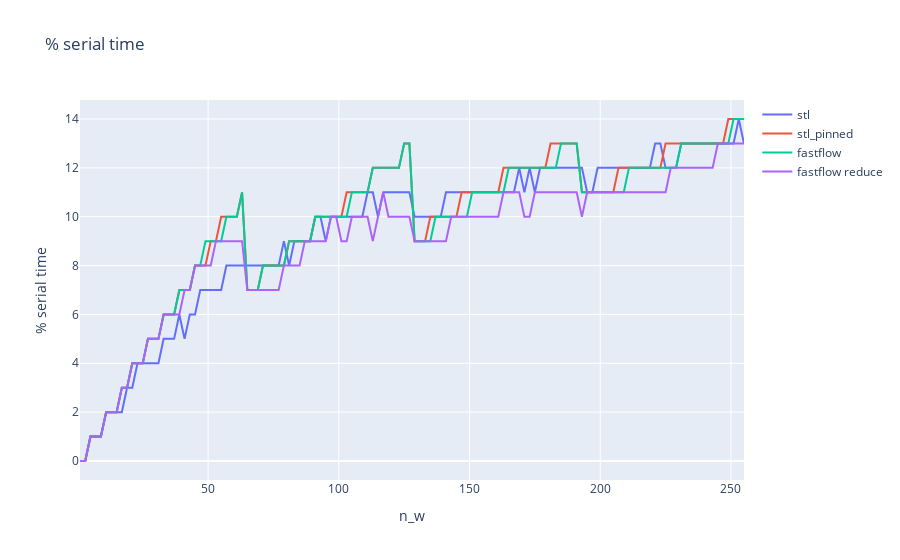

Notebook source saved alongside this figure:
### Markdown cell above
### % Serial Fraction

### Code cell
fig = go.Figure()
fig.add_trace(go.Scatter(x=df_stl['num workers'], y=df_stl['% serial'],
                    mode='lines',
                    name='stl'))
fig.add_trace(go.Scatter(x=df_stl_pinned['num workers'], y=df_stl_pinned['% serial'],
                    mode='lines',
                    name='stl_pinned'))
fig.add_trace(go.Scatter(x=df_fastflow['num workers'], y=df_fastflow['% serial'],
                    mode='lines',
                    name='fastflow'))
fig.add_trace(go.Scatter(x=df_fastflow_reduce['num workers'], y=df_fastflow_reduce['% serial'] ,
                    mode='lines',
                    name='fastflow reduce'))

fig.update_layout(title='% serial time',
                   xaxis_title='n_w',
                   yaxis_title='% serial time')

fig.show()

### Figure 1 — Plotly figure (JSON) as saved in the notebook; plotly's stock layout.template omitted (floating-point values rounded to 4 significant figures)
{"data": [{"mode": "lines", "name": "stl", "type": "scatter", "x": [1, 3, 5, 7, 9, 11, 13, 15, 17, 19, 21, 23, 25, 27, 29, 31, 33, 35, 37, 39, 41, 43, 45, 47, 49, 51, 53, 55, 57, 59, 61, 63, 65, 67, 69, 71, 73, 75, 77, 79, 81, 83, 85, 87, 89, 91, 93, 95, 97, 99, 101, 103, 105, 107, 109, 111, 113, 115, 117, 119, 121, 123, 125, 127, 129, 131, 133, 135, 137, 139, 141, 143, 145, 147, 149, 151, 153, 155, 157, 159, 161, 163, 165, 167, 169, 171, 173, 175, 177, 179, 181, 183, 185, 187, 189, 191, 193, 195, 197, 199, 201, 203, 205, 207, 209, 211, 213, 215, 217, 219, 221, 223, 225, 227, 229, 231, 233, 235, 237, 239, 241, 243, 245, 247, 249, 251, 253, 255], "y": [0, 0, 1, 1, 1, 2, 2, 2, 2, 3, 3, 4, 4, 4, 4, 4, 5, 5, 5, 6, 5, 6, 6, 7, 7, 7, 7, 7, 8, 8, 8, 8, 8, 8, 8, 8, 8, 8, 8, 9, 8, 9, 9, 9, 9, 10, 10, 9, 10, 10, 10, 10, 10, 10, 10, 11, 11, 10, 11, 11, 11, 11, 11, 11, 10, 10, 10, 10, 10, 10, 11, 11, 11, 11, 11, 11, 11, 11, 11, 11, 11, 11, 11, 11, 12, 11, 12, 11, 12, 12, 12, 12, 12, 12, 12, 12, 12, 11, 11, 12, 12, 12, 12, 12, 12, 12, 12, 12, 12, 12, 13, 13, 12, 12, 12, 13, 13, 13, 13, 13, 13, 13, 13, 13, 13, 13, 14, 13]}, {"mode": "lines", "name": "stl_pinned", "type": "scatter", "x": [1, 3, 5, 7, 9, 11, 13, 15, 17, 19, 21, 23, 25, 27, 29, 31, 33, 35, 37, 39, 41, 43, 45, 47, 49, 51, 53, 55, 57, 59, 61, 63, 65, 67, 69, 71, 73, 75, 77, 79, 81, 83, 85, 87, 89, 91, 93, 95, 97, 99, 101, 103, 105, 107, 109, 111, 113, 115, 117, 119, 121, 123, 125, 127, 129, 131, 133, 135, 137, 139, 141, 143, 145, 147, 149, 151, 153, 155, 157, 159, 161, 163, 165, 167, 169, 171, 173, 175, 177, 179, 181, 183, 185, 187, 189, 191, 193, 195, 197, 199, 201, 203, 205, 207, 209, 211, 213, 215, 217, 219, 221, 223, 225, 227, 229, 231, 233, 235, 237, 239, 241, 243, 245, 247, 249, 251, 253, 255], "y": [0, 0, 1, 1, 1, 2, 2, 2, 3, 3, 4, 4, 4, 5, 5, 5, 6, 6, 6, 7, 7, 7, 8, 8, 8, 9, 9, 10, 10, 10, 10, 11, 7, 7, 7, 8, 8, 8, 8, 8, 9, 9, 9, 9, 9, 10, 10, 10, 10, 10, 10, 11, 11, 11, 11, 11, 12, 12, 12, 12, 12, 12, 13, 13, 9, 9, 9, 10, 10, 10, 10, 10, 10, 11, 11, 11, 11, 11, 11, 11, 11, 12, 12, 12, 12, 12, 12, 12, 12, 12, 13, 13, 13, 13, 13, 13, 11, 11, 11, 11, 11, 11, 11, 12, 12, 12, 12, 12, 12, 12, 12, 12, 13, 13, 13, 13, 13, 13, 13, 13, 13, 13, 13, 13, 14, 14, 14, 14]}, {"mode": "lines", "name": "fastflow", "type": "scatter", "x": [1, 3, 5, 7, 9, 11, 13, 15, 17, 19, 21, 23, 25, 27, 29, 31, 33, 35, 37, 39, 41, 43, 45, 47, 49, 51, 53, 55, 57, 59, 61, 63, 65, 67, 69, 71, 73, 75, 77, 79, 81, 83, 85, 87, 89, 91, 93, 95, 97, 99, 101, 103, 105, 107, 109, 111, 113, 115, 117, 119, 121, 123, 125, 127, 129, 131, 133, 135, 137, 139, 141, 143, 145, 147, 149, 151, 153, 155, 157, 159, 161, 163, 165, 167, 169, 171, 173, 175, 177, 179, 181, 183, 185, 187, 189, 191, 193, 195, 197, 199, 201, 203, 205, 207, 209, 211, 213, 215, 217, 219, 221, 223, 225, 227, 229, 231, 233, 235, 237, 239, 241, 243, 245, 247, 249, 251, 253, 255], "y": [0, 0, 1, 1, 1, 2, 2, 2, 3, 3, 4, 4, 4, 5, 5, 5, 6, 6, 6, 7, 7, 7, 8, 8, 9, 9, 9, 9, 10, 10, 10, 11, 7, 7, 7, 8, 8, 8, 8, 8, 9, 9, 9, 9, 9, 10, 10, 10, 10, 10, 10, 10, 11, 11, 11, 11, 12, 12, 12, 12, 12, 12, 13, 13, 9, 9, 9, 9, 10, 10, 10, 10, 10, 10, 10, 11, 11, 11, 11, 11, 11, 11, 12, 12, 12, 12, 12, 12, 12, 12, 12, 12, 13, 13, 13, 13, 11, 11, 11, 11, 11, 11, 11, 11, 11, 12, 12, 12, 12, 12, 12, 12, 12, 12, 12, 13, 13, 13, 13, 13, 13, 13, 13, 13, 13, 14, 14, 14]}, {"mode": "lines", "name": "fastflow reduce", "type": "scatter", "x": [1, 3, 5, 7, 9, 11, 13, 15, 17, 19, 21, 23, 25, 27, 29, 31, 33, 35, 37, 39, 41, 43, 45, 47, 49, 51, 53, 55, 57, 59, 61, 63, 65, 67, 69, 71, 73, 75, 77, 79, 81, 83, 85, 87, 89, 91, 93, 95, 97, 99, 101, 103, 105, 107, 109, 111, 113, 115, 117, 119, 121, 123, 125, 127, 129, 131, 133, 135, 137, 139, 141, 143, 145, 147, 149, 151, 153, 155, 157, 159, 161, 163, 165, 167, 169, 171, 173, 175, 177, 179, 181, 183, 185, 187, 189, 191, 193, 195, 197, 199, 201, 203, 205, 207, 209, 211, 213, 215, 217, 219, 221, 223, 225, 227, 229, 231, 233, 235, 237, 239, 241, 243, 245, 247, 249, 251, 253, 255], "y": [0, 0, 1, 1, 1, 2, 2, 2, 3, 3, 4, 4, 4, 5, 5, 5, 6, 6, 6, 6, 7, 7, 8, 8, 8, 8, 9, 9, 9, 9, 9, 9, 7, 7, 7, 7, 7, 7, 7, 8, 8, 8, 8, 9, 9, 9, 9, 9, 10, 10, 9, 9, 10, 10, 10, 10, 9, 10, 11, 10, 10, 10, 10, 10, 9, 9, 9, 9, 9, 9, 9, 10, 10, 10, 10, 10, 10, 10, 10, 10, 10, 11, 11, 11, 11, 10, 10, 11, 11, 11, 11, 11, 11, 11, 11, 11, 10, 11, 11, 11, 11, 11, 11, 11, 11, 11, 11, 11, 11, 11, 11, 11, 11, 12, 12, 12, 12, 12, 12, 12, 12, 12, 13, 13, 13, 13, 13, 13]}], "layout": {"title": {"text": "% serial time"}, "xaxis": {"title": {"text": "n_w"}}, "yaxis": {"title": {"text": "% serial time"}}}}
